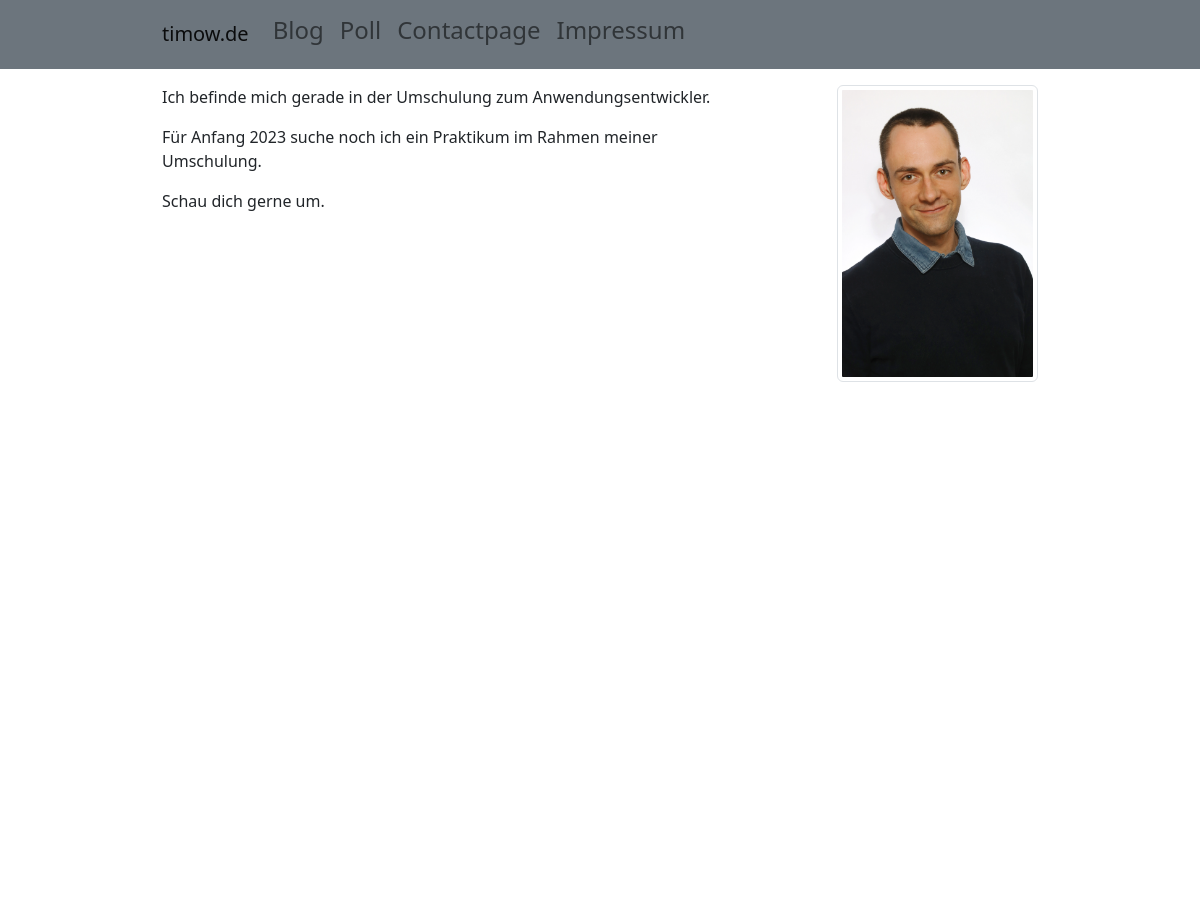
The app's page / (upper part), older data.
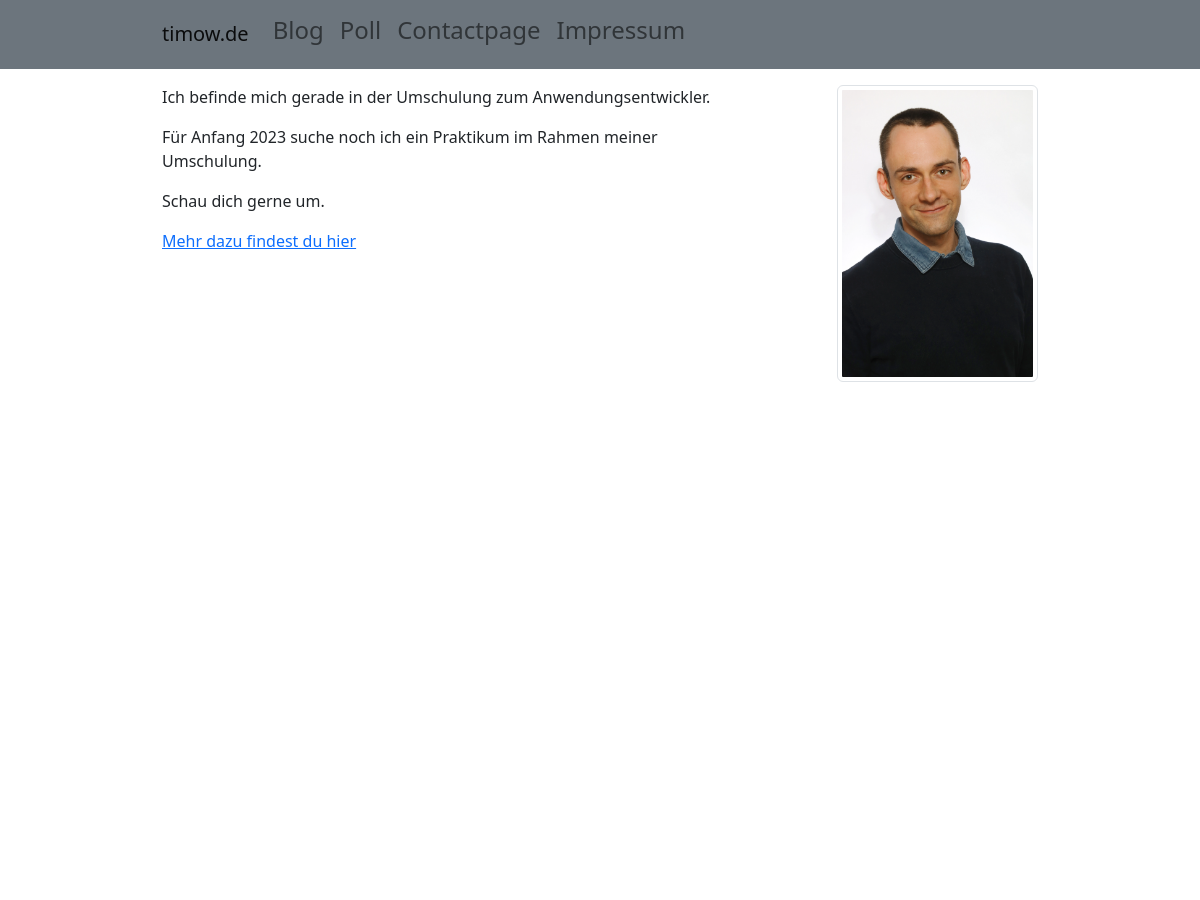
The same page, newer data.
### blog/models.py (models this page shows)
class Startpage_model(models.Model):
    inhalt = RichTextField(null=True)

### blog/views.py (the view)
# urls.py: path("", views.startpage, name="startpage"),
def startpage(request):
    Startpage_query = Startpage_model.objects.all()
    context = {"Startpage_query": Startpage_query}
    return render(request, "blog/startpage.html", context)

### blog/templates/blog/startpage.html
{% extends 'basetemplate.html' %}
{% load static %}
{% block content %}
<div class="row mt-3 mb-3">
    <div class="col-sm-12 col-lg-8">
        {% for Startpage_model in Startpage_query %}
        {{ Startpage_model.inhalt|safe }}
        {% endfor %}
    </div>
    <div class="col-sm-12 col-lg-1">
    </div>
    <div class="col-sm-12 col-lg-3">
        <img src="{% static 'blog/images/timo_pic.webp' %}" class="img-fluid img-thumbnail" alt="...">
    </div>
</div>
{% endblock content %}

Row changes from the older to the newer data that the page shows:
changed Startpage_model: inhalt "…Schau dich gerne um." → "…Schau dich gerne um. Mehr dazu findest du hier"
